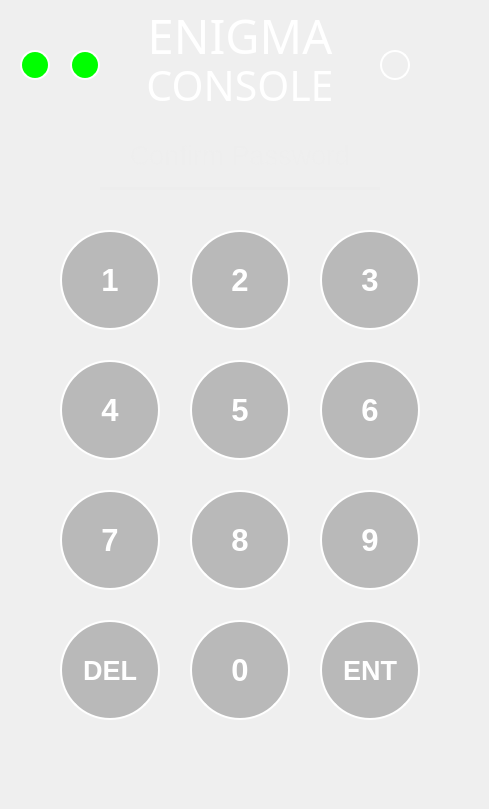
    <widget class="QWidget" name="securitycode_change_pw3">
     <widget class="QPushButton" name="control1_pushbutton_13">
      <property name="geometry">
       <rect>
        <x>70</x>
        <y>50</y>
        <width>30</width>
        <height>30</height>
       </rect>
      </property>
      <property name="font">
       <font>
        <pointsize>23</pointsize>
        <weight>75</weight>
        <bold>true</bold>
       </font>
      </property>
      <property name="styleSheet">
       <string notr="true">QPushButton {
        color: white; 
        border: 2px solid white; 
        border-radius: 15px; 
        background-color: #00FF00; 
        padding: 5px; 
    }

    QPushButton:pressed {
        background-color: rgba(96, 96, 96, 96); 
 }</string>
      </property>
      <property name="text">
       <string/>
      </property>
      <property name="iconSize">
       <size>
        <width>50</width>
        <height>50</height>
       </size>
      </property>
      <property name="autoDefault">
       <bool>true</bool>
      </property>
      <property name="flat">
       <bool>false</bool>
      </property>
     </widget>
     <widget class="QPushButton" name="control2_pushbutton_8">
      <property name="geometry">
       <rect>
        <x>380</x>
        <y>50</y>
        <width>30</width>
        <height>30</height>
       </rect>
      </property>
      <property name="font">
       <font>
        <pointsize>23</pointsize>
        <weight>75</weight>
        <bold>true</bold>
       </font>
      </property>
      <property name="styleSheet">
       <string notr="true">QPushButton {
        color: white; 
        border: 2px solid white; 
        border-radius: 15px; 
        background-color: transparent; 
        padding: 5px; 
    }

    QPushButton:pressed {
        background-color: rgba(96, 96, 96, 96); 
 }</string>
      </property>
      <property name="text">
       <string/>
      </property>
      <property name="iconSize">
       <size>
        <width>50</width>
        <height>50</height>
       </size>
      </property>
      <property name="autoDefault">
       <bool>true</bool>
      </property>
      <property name="flat">
       <bool>false</bool>
      </property>
     </widget>
     <widget class="QPushButton" name="control1_pushbutton_14">
      <property name="geometry">
       <rect>
        <x>20</x>
        <y>50</y>
        <width>30</width>
        <height>30</height>
       </rect>
      </property>
      <property name="font">
       <font>
        <pointsize>23</pointsize>
        <weight>75</weight>
        <bold>true</bold>
       </font>
      </property>
      <property name="styleSheet">
       <string notr="true">QPushButton {
        color: white; 
        border: 2px solid white; 
        border-radius: 15px; 
        background-color: #00FF00; 
        padding: 5px; 
    }

    QPushButton:pressed {
        background-color: rgba(96, 96, 96, 96); 
 }</string>
      </property>
      <property name="text">
       <string/>
      </property>
      <property name="iconSize">
       <size>
        <width>50</width>
        <height>50</height>
       </size>
      </property>
      <property name="autoDefault">
       <bool>true</bool>
      </property>
      <property name="flat">
       <bool>false</bool>
      </property>
     </widget>
     <widget class="QPushButton" name="num9_pushbutton_8">
      <property name="geometry">
       <rect>
        <x>320</x>
        <y>490</y>
        <width>100</width>
        <height>100</height>
       </rect>
      </property>
      <property name="font">
       <font>
        <pointsize>23</pointsize>
        <weight>75</weight>
        <bold>true</bold>
       </font>
      </property>
      <property name="styleSheet">
       <string notr="true">QPushButton {
        color: white; 
        border: 2px solid white; 
        border-radius: 50px; 
        background-color: rgba(96, 96, 96, 96);; 
        padding: 5px; 
    }

    QPushButton:pressed {
        background-color: rgba(196, 196, 196, 196); 

 }</string>
      </property>
      <property name="text">
       <string>9</string>
      </property>
     </widget>
     <widget class="QPushButton" name="num8_pushbutton_8">
      <property name="geometry">
       <rect>
        <x>190</x>
        <y>490</y>
        <width>100</width>
        <height>100</height>
       </rect>
      </property>
      <property name="font">
       <font>
        <pointsize>23</pointsize>
        <weight>75</weight>
        <bold>true</bold>
       </font>
      </property>
      <property name="styleSheet">
       <string notr="true">QPushButton {
        color: white; 
        border: 2px solid white; 
        border-radius: 50px; 
        background-color: rgba(96, 96, 96, 96);; 
        padding: 5px; 
    }

    QPushButton:pressed {
        background-color: rgba(196, 196, 196, 196); 

 }</string>
      </property>
      <property name="text">
       <string>8</string>
      </property>
     </widget>
     <widget class="QPushButton" name="num0_pushbutton_8">
      <property name="geometry">
       <rect>
        <x>190</x>
        <y>620</y>
        <width>100</width>
        <height>100</height>
       </rect>
      </property>
      <property name="font">
       <font>
        <pointsize>23</pointsize>
        <weight>75</weight>
        <bold>true</bold>
       </font>
      </property>
      <property name="styleSheet">
       <string notr="true">QPushButton {
        color: white; 
        border: 2px solid white; 
        border-radius: 50px; 
        background-color: rgba(96, 96, 96, 96);; 
        padding: 5px; 
    }

    QPushButton:pressed {
        background-color: rgba(196, 196, 196, 196); 

 }</string>
      </property>
      <property name="text">
       <string>0</string>
      </property>
     </widget>
     <widget class="QPushButton" name="num4_pushbutton_8">
      <property name="geometry">
       <rect>
        <x>60</x>
        <y>360</y>
        <width>100</width>
        <height>100</height>
       </rect>
      </property>
      <property name="font">
       <font>
        <pointsize>23</pointsize>
        <weight>75</weight>
        <bold>true</bold>
       </font>
      </property>
      <property name="styleSheet">
       <string notr="true">QPushButton {
        color: white; 
        border: 2px solid white; 
        border-radius: 50px; 
        background-color: rgba(96, 96, 96, 96);; 
        padding: 5px; 
    }

    QPushButton:pressed {
        background-color: rgba(196, 196, 196, 196); 

 }</string>
      </property>
      <property name="text">
       <string>4</string>
      </property>
      <property name="iconSize">
       <size>
        <width>50</width>
        <height>50</height>
       </size>
      </property>
      <property name="autoDefault">
       <bool>false</bool>
      </property>
      <property name="flat">
       <bool>true</bool>
      </property>
     </widget>
     <widget class="QPushButton" name="num5_pushbutton_8">
      <property name="geometry">
       <rect>
        <x>190</x>
        <y>360</y>
        <width>100</width>
        <height>100</height>
       </rect>
      </property>
      <property name="font">
       <font>
        <pointsize>23</pointsize>
        <weight>75</weight>
        <bold>true</bold>
       </font>
      </property>
      <property name="styleSheet">
       <string notr="true">QPushButton {
        color: white; 
        border: 2px solid white; 
        border-radius: 50px; 
        background-color: rgba(96, 96, 96, 96);; 
        padding: 5px; 
    }

    QPushButton:pressed {
        background-color: rgba(196, 196, 196, 196); 

 }</string>
      </property>
      <property name="text">
       <string>5</string>
      </property>
     </widget>
     <widget class="QPushButton" name="num3_pushbutton_8">
      <property name="geometry">
       <rect>
        <x>320</x>
        <y>230</y>
        <width>100</width>
        <height>100</height>
       </rect>
      </property>
      <property name="font">
       <font>
        <pointsize>23</pointsize>
        <weight>75</weight>
        <bold>true</bold>
       </font>
      </property>
      <property name="styleSheet">
       <string notr="true">QPushButton {
        color: white; 
        border: 2px solid white; 
        border-radius: 50px; 
        background-color: rgba(96, 96, 96, 96);; 
        padding: 5px; 
    }

    QPushButton:pressed {
        background-color: rgba(196, 196, 196, 196); 

 }</string>
      </property>
      <property name="text">
       <string>3</string>
      </property>
     </widget>
     <widget class="QPushButton" name="ent_pushbutton_8">
      <property name="geometry">
       <rect>
        <x>320</x>
        <y>620</y>
        <width>100</width>
        <height>100</height>
       </rect>
      </property>
      <property name="font">
       <font>
        <pointsize>20</pointsize>
        <weight>75</weight>
        <bold>true</bold>
       </font>
      </property>
      <property name="styleSheet">
       <string notr="true">QPushButton {
        color: white; 
        border: 2px solid white; 
        border-radius: 50px; 
        background-color: rgba(96, 96, 96, 96);; 
        padding: 5px; 
    }

    QPushButton:pressed {
        background-color: rgba(196, 196, 196, 196); 

 }</string>
      </property>
      <property name="text">
       <string>ENT</string>
      </property>
     </widget>
     <widget class="QPushButton" name="num7_pushbutton_8">
      <property name="geometry">
       <rect>
        <x>60</x>
        <y>490</y>
        <width>100</width>
        <height>100</height>
       </rect>
      </property>
      <property name="font">
       <font>
        <pointsize>23</pointsize>
        <weight>75</weight>
        <bold>true</bold>
       </font>
      </property>
      <property name="styleSheet">
       <string notr="true">QPushButton {
        color: white; 
        border: 2px solid white; 
        border-radius: 50px; 
        background-color: rgba(96, 96, 96, 96);; 
        padding: 5px; 
    }

    QPushButton:pressed {
        background-color: rgba(196, 196, 196, 196); 

 }</string>
      </property>
      <property name="text">
       <string>7</string>
      </property>
     </widget>
     <widget class="QPushButton" name="num6_pushbutton_8">
      <property name="geometry">
       <rect>
        <x>320</x>
        <y>360</y>
        <width>100</width>
        <height>100</height>
       </rect>
      </property>
      <property name="font">
       <font>
        <pointsize>23</pointsize>
        <weight>75</weight>
        <bold>true</bold>
       </font>
      </property>
      <property name="styleSheet">
       <string notr="true">QPushButton {
        color: white; 
        border: 2px solid white; 
        border-radius: 50px; 
        background-color: rgba(96, 96, 96, 96);; 
        padding: 5px; 
    }

    QPushButton:pressed {
        background-color: rgba(196, 196, 196, 196); 

 }</string>
      </property>
      <property name="text">
       <string>6</string>
      </property>
     </widget>
     <widget class="QPushButton" name="del_pushbutton_8">
      <property name="geometry">
       <rect>
        <x>60</x>
        <y>620</y>
        <width>100</width>
        <height>100</height>
       </rect>
      </property>
      <property name="font">
       <font>
        <pointsize>20</pointsize>
        <weight>75</weight>
        <bold>true</bold>
       </font>
      </property>
      <property name="styleSheet">
       <string notr="true">QPushButton {
        color: white; 
        border: 2px solid white; 
        border-radius: 50px; 
        background-color: rgba(96, 96, 96, 96);; 
        padding: 5px; 
    }

    QPushButton:pressed {
        background-color: rgba(196, 196, 196, 196); 

 }</string>
      </property>
      <property name="text">
       <string>DEL</string>
      </property>
     </widget>
     <widget class="QPushButton" name="num2_pushbutton_8">
      <property name="geometry">
       <rect>
        <x>190</x>
        <y>230</y>
        <width>100</width>
        <height>100</height>
       </rect>
      </property>
      <property name="font">
       <font>
        <pointsize>23</pointsize>
        <weight>75</weight>
        <bold>true</bold>
       </font>
      </property>
      <property name="styleSheet">
       <string notr="true">QPushButton {
        color: white; 
        border: 2px solid white; 
        border-radius: 50px; 
        background-color: rgba(96, 96, 96, 96);; 
        padding: 5px; 
    }

    QPushButton:pressed {
        background-color: rgba(196, 196, 196, 196); 

 }</string>
      </property>
      <property name="text">
       <string>2</string>
      </property>
     </widget>
     <widget class="QLabel" name="consoletext_14">
      <property name="geometry">
       <rect>
        <x>0</x>
        <y>60</y>
        <width>480</width>
        <height>51</height>
       </rect>
      </property>
      <property name="font">
       <font>
        <family>Montserrat Light</family>
        <pointsize>31</pointsize>
       </font>
      </property>
      <property name="styleSheet">
       <string notr="true">
color:rgba(255,255,255,255);</string>
      </property>
      <property name="text">
       <string>CONSOLE</string>
      </property>
      <property name="textFormat">
       <enum>Qt::AutoText</enum>
      </property>
      <property name="alignment">
       <set>Qt::AlignCenter</set>
      </property>
     </widget>
     <widget class="QPushButton" name="num1_pushbutton_8">
      <property name="geometry">
       <rect>
        <x>60</x>
        <y>230</y>
        <width>100</width>
        <height>100</height>
       </rect>
      </property>
      <property name="font">
       <font>
        <pointsize>23</pointsize>
        <weight>75</weight>
        <bold>true</bold>
       </font>
      </property>
      <property name="styleSheet">
       <string notr="true">
QPushButton {
        color: white; 
        border: 2px solid white; 
        border-radius: 50px; 
        background-color: rgba(96, 96, 96, 96);; 
        padding: 5px; 
    }

    QPushButton:pressed {
        background-color: rgba(196, 196, 196, 196); 

 }</string>
      </property>
      <property name="text">
       <string>1</string>
      </property>
      <property name="iconSize">
       <size>
        <width>50</width>
        <height>50</height>
       </size>
      </property>
      <property name="autoDefault">
       <bool>true</bool>
      </property>
      <property name="flat">
       <bool>false</bool>
      </property>
     </widget>
     <widget class="QLineEdit" name="create_password_9">
      <property name="geometry">
       <rect>
        <x>100</x>
        <y>130</y>
        <width>280</width>
        <height>60</height>
       </rect>
      </property>
      <property name="font">
       <font>
        <pointsize>20</pointsize>
       </font>
      </property>
      <property name="autoFillBackground">
       <bool>false</bool>
      </property>
      <property name="styleSheet">
       <string notr="true">background-color:rgba(0, 0, 0, 0);
border:none;
border-bottom:3px solid rgba(237, 237, 237, 237);
color:rgba(237, 237, 237, 237);
padding-bottom:7px;
background-color: rgba(0, 0, 0, 0);</string>
      </property>
      <property name="frame">
       <bool>true</bool>
      </property>
      <property name="echoMode">
       <enum>QLineEdit::Password</enum>
      </property>
      <property name="alignment">
       <set>Qt::AlignCenter</set>
      </property>
      <property name="placeholderText">
       <string>Confirm Password</string>
      </property>
      <property name="clearButtonEnabled" stdset="0">
       <bool>false</bool>
      </property>
     </widget>
     <widget class="QLabel" name="enigmatext_13">
      <property name="geometry">
       <rect>
        <x>0</x>
        <y>10</y>
        <width>480</width>
        <height>51</height>
       </rect>
      </property>
      <property name="font">
       <font>
        <family>Montserrat Black</family>
        <pointsize>35</pointsize>
       </font>
      </property>
      <property name="styleSheet">
       <string notr="true">color:rgba(255,255,255,255);
</string>
      </property>
      <property name="text">
       <string>ENIGMA</string>
      </property>
      <property name="textFormat">
       <enum>Qt::PlainText</enum>
      </property>
      <property name="alignment">
       <set>Qt::AlignCenter</set>
      </property>
     </widget>
     <widget class="QLabel" name="background_13">
      <property name="geometry">
       <rect>
        <x>0</x>
        <y>0</y>
        <width>480</width>
        <height>800</height>
       </rect>
      </property>
      <property name="styleSheet">
       <string notr="true">background-image: url(bg-vertical.png);</string>
      </property>
      <property name="text">
       <string/>
      </property>
     </widget>
     <zorder>background_13</zorder>
     <zorder>control1_pushbutton_13</zorder>
     <zorder>control2_pushbutton_8</zorder>
     <zorder>control1_pushbutton_14</zorder>
     <zorder>num9_pushbutton_8</zorder>
     <zorder>num8_pushbutton_8</zorder>
     <zorder>num0_pushbutton_8</zorder>
     <zorder>num4_pushbutton_8</zorder>
     <zorder>num5_pushbutton_8</zorder>
     <zorder>num3_pushbutton_8</zorder>
     <zorder>ent_pushbutton_8</zorder>
     <zorder>num7_pushbutton_8</zorder>
     <zorder>num6_pushbutton_8</zorder>
     <zorder>del_pushbutton_8</zorder>
     <zorder>num2_pushbutton_8</zorder>
     <zorder>consoletext_14</zorder>
     <zorder>num1_pushbutton_8</zorder>
     <zorder>create_password_9</zorder>
     <zorder>enigmatext_13</zorder>
    </widget>
